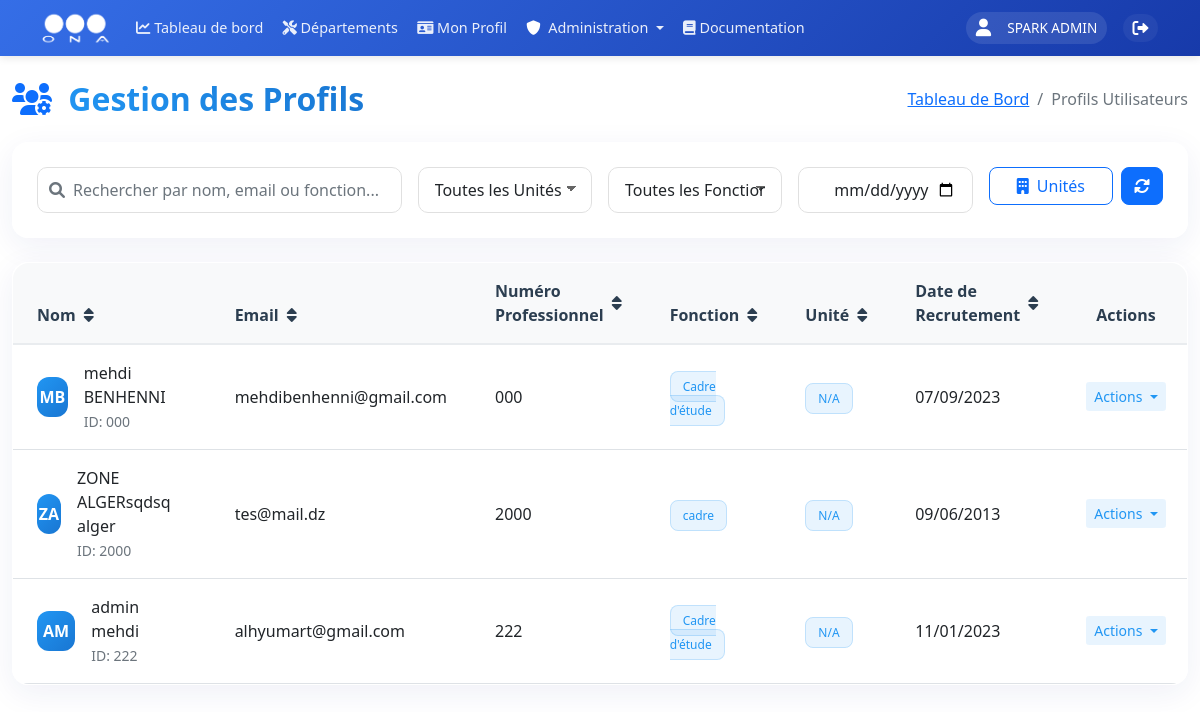
The app's page /admin/profiles (signed in) with its own data.
### models.py (models this page shows, shortened)
class User(UserMixin, db.Model):
    __tablename__ = 'users'
    id = db.Column(db.Integer, primary_key=True)
    username = db.Column(db.String(80), unique=True, nullable=False, index=True)
    nickname = db.Column(db.String(80), index=True)
    email = db.Column(db.String(120), unique=True, nullable=True, index=True)
    password_hash = db.Column(db.String(128))
    role = db.Column(db.String(20), nullable=False, default=UserRole.UTILISATEUR, index=True)
    is_active = db.Column(db.Boolean, default=True, index=True)
    last_login = db.Column(db.DateTime, index=True)
    unit_id = db.Column(db.Integer, db.ForeignKey('units.id', ondelete='SET NULL'), nullable=True, index=True)
    zone_id = db.Column(db.Integer, db.ForeignKey('zones.id', ondelete='SET NULL'), nullable=True, index=True)
    created_at = db.Column(db.DateTime, default=datetime.utcnow, index=True)
    updated_at = db.Column(db.DateTime, default=datetime.utcnow, onupdate=datetime.utcnow, index=True)
    profile = db.relationship('UserProfile', backref='user', uselist=False, lazy=True, cascade='all, delete-orphan')
    incidents = db.relationship('Incident', backref='author', lazy=True)

class UserProfile(db.Model):
    __tablename__ = 'user_profiles'
    id = db.Column(db.Integer, primary_key=True)
    first_name = db.Column(db.String(100), nullable=False, index=True)
    last_name = db.Column(db.String(100), nullable=False, index=True)
    date_of_birth = db.Column(db.Date, nullable=False)
    email = db.Column(db.String(120), unique=True, nullable=False, index=True)
    professional_number = db.Column(db.String(50), unique=True, nullable=False, index=True)
    job_function = db.Column(db.String(100), nullable=False, index=True)
    recruitment_date = db.Column(db.DateTime, nullable=False, index=True)
    phone = db.Column(db.String(20))
    address = db.Column(db.String(200))
    user_id = db.Column(db.Integer, db.ForeignKey('users.id'), nullable=False, index=True)
    created_at = db.Column(db.DateTime, default=datetime.utcnow, index=True)
    updated_at = db.Column(db.DateTime, default=datetime.utcnow, onupdate=datetime.utcnow, index=True)

### routes/profiles.py (the view, shortened to what this page needs)
@profiles.route('/admin/profiles', methods=['GET'], endpoint='admin_profiles')
@login_required
def admin_profiles():
    if current_user.role != 'Admin':
        flash('Vous n\'avez pas la permission d\'accéder à cette page.', 'error')
        return redirect(url_for(PROFILE_VIEW))
    search_query = request.args.get('search', '')
    sort_by = request.args.get('sort_by', 'last_name')
    order = request.args.get('order', 'asc')
    query = UserProfile.query
    if hasattr(UserProfile, sort_by):
        sort_column = getattr(UserProfile, sort_by)
        if order == 'desc':
            sort_column = sort_column.desc()
        query = query.order_by(sort_column)
    profiles = query.all()
    return render_template('profiles/admin_profiles.html', profiles=profiles)

### templates/profiles/admin_profiles.html (shortened to what this page needs)
{% extends "base/base.html" %}
{% block content %}
<div class="container-fluid mt-4">
    <div class="row mb-4">
        <div class="col-12">
            <div class="d-flex justify-content-between align-items-center">
                <h2 class="mb-0">
                    <i class="fas fa-users-gear me-2 text-primary"></i>
                    <span class="gradient-text">Gestion des Profils</span>
                </h2>
                <nav aria-label="breadcrumb">
                    <ol class="breadcrumb mb-0">
                        <li class="breadcrumb-item"><a href="{{ url_for('main_dashboard.dashboard') }}">Tableau de Bord</a></li>
                        <li class="breadcrumb-item active">Profils Utilisateurs</li>
                    </ol>
                </nav>
            </div>
        </div>
    </div>
    <div class="row mb-4">
        <div class="col-12">
            <div class="glass-card">
                <div class="card-body p-4">
                    <div class="row g-3">
                        <div class="col-md-4">
                            <div class="search-wrapper">
                                <i class="fas fa-search search-icon"></i>
                                <input type="text" id="searchInput" class="form-control modern-input"
                                       placeholder="Rechercher par nom, email ou fonction...">
                            </div>
                        </div>
                        <div class="col-md-2">
                            <select class="form-select modern-select" id="unitFilter">
                                <option value="">Toutes les Unités</option>
                            </select>
                        </div>
                        <div class="col-md-2">
                            <select class="form-select modern-select" id="jobFilter">
                                <option value="">Toutes les Fonctions</option>
                            </select>
                        </div>
                        <div class="col-md-2">
                            <input type="date" class="form-control modern-input" id="dateFilter" placeholder="Date de Recrutement">
                        </div>
                        <div class="col-md-2">
                            <div class="d-flex gap-2">
                                <a href="{{ url_for('units.manage_units') }}" class="btn btn-outline-primary modern-btn flex-grow-1">
                                    <i class="fas fa-building me-1"></i> Unités
                                </a>
                                <button class="btn btn-primary modern-btn" onclick="refreshTable()" id="refreshBtn">
                                    <i class="fas fa-sync-alt"></i>
                                </button>
                            </div>
                        </div>
                    </div>
                </div>
            </div>
        </div>
    </div>
    <div class="row">
        <div class="col-12">
            <div class="glass-card">
                <div class="card-body p-0">
                    <div class="table-responsive modern-table">
                        <table class="table table-hover align-middle mb-0" id="profilesTable">
                            <thead>
                                <tr>
                                    <th class="px-4 py-3" onclick="sortTable(0)">
                                        <div class="d-flex align-items-center">
                                            Nom <i class="fas fa-sort ms-2"></i>
                                        </div>
                                    </th>
                                    <th class="px-4 py-3" onclick="sortTable(1)">
                                        <div class="d-flex align-items-center">
                                            Email <i class="fas fa-sort ms-2"></i>
                                        </div>
                                    </th>
                                    <th class="px-4 py-3" onclick="sortTable(2)">
                                        <div class="d-flex align-items-center">
                                            Numéro Professionnel <i class="fas fa-sort ms-2"></i>
                                        </div>
                                    </th>
                                    <th class="px-4 py-3" onclick="sortTable(3)">
                                        <div class="d-flex align-items-center">
                                            Fonction <i class="fas fa-sort ms-2"></i>
                                        </div>
                                    </th>
                                    <th class="px-4 py-3" onclick="sortTable(4)">
                                        <div class="d-flex align-items-center">
                                            Unité <i class="fas fa-sort ms-2"></i>
                                        </div>
                                    </th>
                                    <th class="px-4 py-3" onclick="sortTable(5)">
                                        <div class="d-flex align-items-center">
                                            Date de Recrutement <i class="fas fa-sort ms-2"></i>
                                        </div>
                                    </th>
                                    <th class="px-4 py-3 text-center">Actions</th>
                                </tr>
                            </thead>
                            <tbody>
                                {% for profile in profiles %}
                                <tr class="border-bottom">
                                    <td class="px-4 py-3">
                                        <div class="d-flex align-items-center">
                                            <div class="modern-avatar">
                                                {{ profile.first_name[0] }}{{ profile.last_name[0] }}
                                            </div>
                                            <div class="ms-3">
                                                <div class="fw-semibold">{{ profile.first_name }} {{ profile.last_name }}</div>
                                                <small class="text-muted">ID: {{ profile.professional_number }}</small>
                                            </div>
                                        </div>
                                    </td>
                                    <td class="px-4 py-3">{{ profile.email }}</td>
                                    <td class="px-4 py-3">{{ profile.professional_number }}</td>
                                    <td class="px-4 py-3">
                                        <span class="modern-badge">
                                            {{ profile.job_function }}
                                        </span>
                                    </td>
                                    <td class="px-4 py-3">
                                        <span class="modern-badge-primary">
                                            {{ profile.user.unit.name if profile.user.unit else 'N/A' }}
                                        </span>
                                    </td>
                                    <td class="px-4 py-3">{{ profile.recruitment_date.strftime('%d/%m/%Y') }}</td>
                                    <td class="px-4 py-3 text-center">
                                        <div class="dropdown">
                                            <button class="btn btn-sm btn-light-primary dropdown-toggle" type="button" data-bs-toggle="dropdown">
                                                Actions
                                            </button>
                                        </div>
                                    </td>
                                </tr>
                                {% endfor %}
                            </tbody>
                        </table>
                    </div>
                </div>
            </div>
        </div>
    </div>
</div>
{% endblock %}

### templates/base/base.html (shortened to what this page needs)
<!DOCTYPE html>
<html lang="fr" dir="ltr">
<head>
    <link href="https://cdn.jsdelivr.net/npm/bootstrap@5.1.3/dist/css/bootstrap.min.css" rel="stylesheet">
    <link href="https://cdnjs.cloudflare.com/ajax/libs/font-awesome/6.0.0/css/all.min.css" rel="stylesheet">
    <link rel="stylesheet" href="https://unpkg.com/leaflet@1.9.4/dist/leaflet.css" />
    <link rel="stylesheet" href="https://cdn.datatables.net/1.11.5/css/dataTables.bootstrap5.min.css">
</head>
<body>
    <nav class="navbar navbar-expand-lg sticky-top">
        <div class="container">
            <a class="navbar-brand" href="{{ url_for('main_dashboard.dashboard') }}">
                <img src="{{ url_for('static', filename='images/ona_logo.png') }}" alt="ONA">
            </a>
            <div class="collapse navbar-collapse" id="navbarNav">
                <ul class="navbar-nav me-auto mb-2 mb-lg-0">
                    <li class="nav-item">
                        <a class="nav-link" href="{{ url_for('main_dashboard.dashboard') }}">
                            <i class="fas fa-chart-line"></i>
                            <span>Tableau de bord</span>
                        </a>
                    </li>
                    <li class="nav-item">
                        <a class="nav-link" href="{{ url_for('departements') }}">
                            <i class="fas fa-tools"></i>
                            <span>Départements</span>
                        </a>
                    </li>
                    {% if current_user.is_authenticated %}
                    <li class="nav-item">
                        <a class="nav-link" href="{{ url_for('profiles.view_profile') }}">
                            <i class="fas fa-id-card"></i>
                            <span>Mon Profil</span>
                        </a>
                    </li>
                    {% if current_user.role == 'Admin' %}
                    <li class="nav-item dropdown">
                        <a class="nav-link dropdown-toggle" href="#" id="adminDropdown" role="button" data-bs-toggle="dropdown">
                            <i class="fas fa-shield-alt text-white me-1"></i> Administration
                        </a>
                    </li>
                    {% endif %}
                    {% endif %}
                    <li class="nav-item">
                        <a class="nav-link {% if active_page == 'documentation' %}active{% endif %}" href="{{ url_for('documentation.view_documentation') }}">
                            <i class="fas fa-book"></i> Documentation
                        </a>
                    </li>
                </ul>
                <div class="user-section">
                    <div class="d-flex align-items-center">
                        {% if current_user.is_authenticated %}
                            <div class="user-info">
                                <i class="fas fa-user me-2"></i>
                                <span>
                                    {% if current_user.nickname %}
                                        {{ current_user.nickname }}
                                    {% else %}
                                        {{ current_user.username }}
                                    {% endif %}
                                </span>
                            </div>
                            <a href="{{ url_for('auth.logout') }}" class="logout-btn text-white text-decoration-none ms-2" title="Déconnexion">
                                <i class="fas fa-sign-out-alt"></i>
                            </a>
                        {% else %}
                            <a href="{{ url_for('auth.login') }}" class="btn btn-light">Connexion</a>
                        {% endif %}
                    </div>
                </div>
            </div>
        </div>
    </nav>
    {% block content %}{% endblock %}
</body>
</html>

### records on screen
User: nickname "SPARK ADMIN"
UserProfile: first_name "M", last_name "B", first_name "mehdi", last_name "BENHENNI", professional_number "000", email "mehdibenhenni@gmail.com", job_function "Cadre d'étude", user.unit "N/A", recruitment_date "07/09/2023"
UserProfile: first_name "Z", last_name "A", first_name "ZONE ALGERsqdsq", last_name "alger", professional_number "2000", email "tes@mail.dz", job_function "cadre", user.unit "N/A", recruitment_date "09/06/2013"
UserProfile: first_name "A", last_name "M", first_name "admin", last_name "mehdi", professional_number "222", email "alhyumart@gmail.com", job_function "Cadre d'étude", user.unit "N/A", recruitment_date "11/01/2023"
